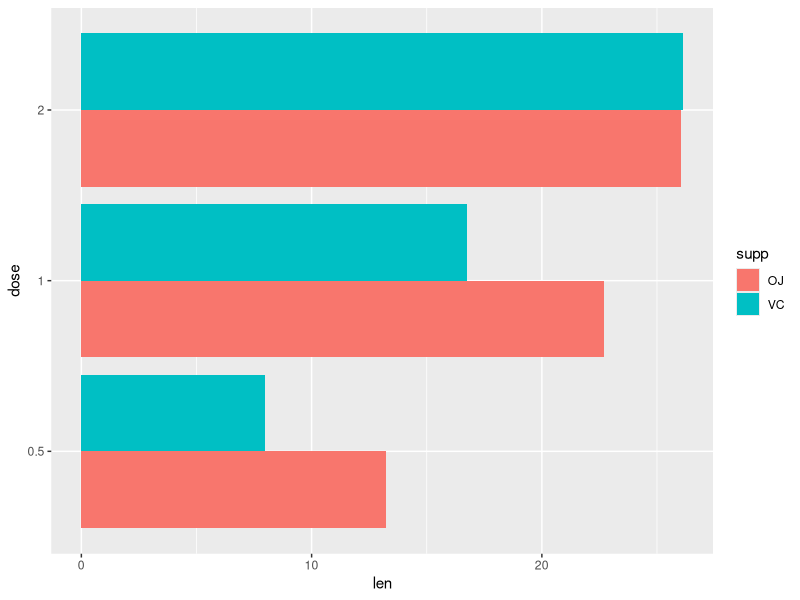
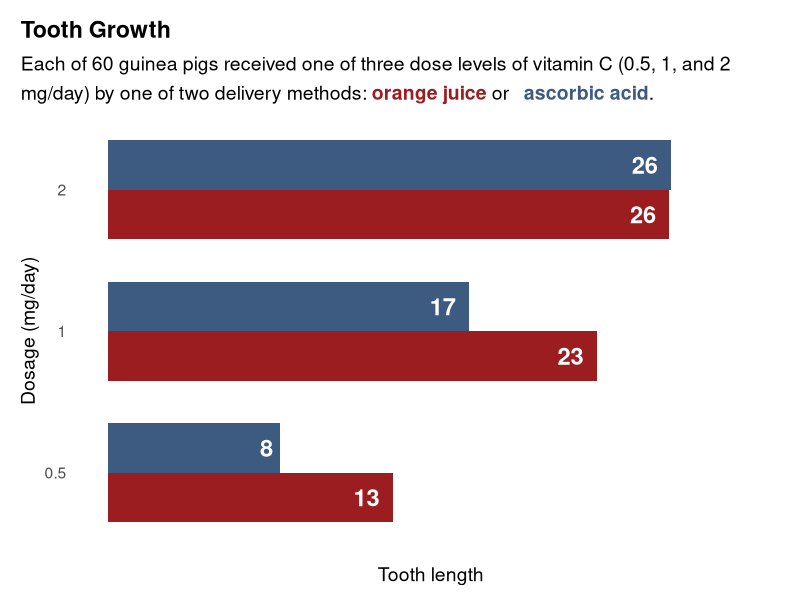

Recreate these plots in R, in order.
## ---- chunk 1
library(ggplot2)
library(dplyr)
library(ggtext)
plot_data <- ToothGrowth %>%
  mutate(dose = factor(dose)) %>%
  group_by(dose, supp) %>%
  summarise(len = mean(len)) %>%
  ungroup()

# Unstyled plot
ggplot(
  data = plot_data,
  mapping = aes(x = len, y = dose, fill = supp)
) +
  geom_col(position = "dodge")

# Styled plot
ggplot(
  data = plot_data,
  mapping = aes(x = len, y = dose, fill = supp)
) +
  geom_col(
    position = position_dodge(width = 0.7),
    width = 0.7
  ) +
  scale_x_continuous(
    limits = c(0, 30),
    name = "Tooth length"
  ) +
  geom_text(
    mapping = aes(label = round(len, 0)),
    position = position_dodge(width = 0.7),
    hjust = 1.5,
    size = 6,
    fontface = "bold",
    colour = "white"
  ) +
  scale_fill_manual(values = c("#9B1D20", "#3D5A80")) +
  labs(
    title = "Tooth Growth",
    subtitle = "Each of 60 guinea pigs received one of three dose levels of
       vitamin C (0.5, 1, and 2 mg/day) by one of two delivery methods:
       <span style='color: #9B1D20'>**orange juice**</span> or <span style='color: #3D5A80'>
       **ascorbic acid**</span>.",
    y = "Dosage (mg/day)"
  ) +
  theme_minimal(base_size = 14) +
  theme(
    legend.position = "none",
    plot.title = element_textbox_simple(face = "bold"),
    plot.subtitle = element_textbox_simple(
      margin = margin(t = 10),
      lineheight = 1.5
    ),
    plot.title.position = "plot",
    plot.margin = margin(15, 10, 10, 15),
    panel.grid = element_blank(),
    axis.text.x = element_blank()
  )
